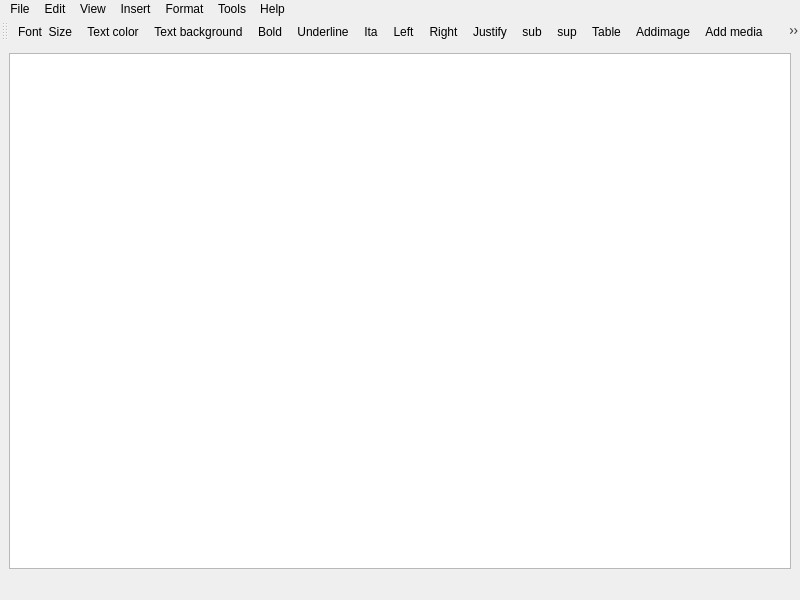
<?xml version="1.0" encoding="UTF-8"?>
<ui version="4.0">
 <class>writer</class>
 <widget class="QMainWindow" name="writer">
  <property name="geometry">
   <rect>
    <x>0</x>
    <y>0</y>
    <width>800</width>
    <height>600</height>
   </rect>
  </property>
  <property name="windowTitle">
   <string>MainWindow</string>
  </property>
  <property name="styleSheet">
   <string notr="true">border-color: qlineargradient(spread:pad, x1:0, y1:0, x2:1, y2:1, stop:0 rgba(0, 0, 0, 255), stop:1 rgba(255, 255, 255, 255));</string>
  </property>
  <widget class="QWidget" name="centralwidget">
   <layout class="QGridLayout" name="gridLayout">
    <item row="0" column="0">
     <widget class="QTextEdit" name="textEdit">
      <property name="html">
       <string>&lt;!DOCTYPE HTML PUBLIC &quot;-//W3C//DTD HTML 4.0//EN&quot; &quot;http://www.w3.org/TR/REC-html40/strict.dtd&quot;&gt;
&lt;html&gt;&lt;head&gt;&lt;meta name=&quot;qrichtext&quot; content=&quot;1&quot; /&gt;&lt;style type=&quot;text/css&quot;&gt;
p, li { white-space: pre-wrap; }
&lt;/style&gt;&lt;/head&gt;&lt;body style=&quot; font-family:'Noto Sans'; font-size:10pt; font-weight:400; font-style:normal;&quot;&gt;
&lt;p style=&quot;-qt-paragraph-type:empty; margin-top:0px; margin-bottom:0px; margin-left:0px; margin-right:0px; -qt-block-indent:0; text-indent:0px;&quot;&gt;&lt;br /&gt;&lt;/p&gt;
&lt;p style=&quot;-qt-paragraph-type:empty; margin-top:0px; margin-bottom:0px; margin-left:0px; margin-right:0px; -qt-block-indent:0; text-indent:0px;&quot;&gt;&lt;br /&gt;&lt;/p&gt;&lt;/body&gt;&lt;/html&gt;</string>
      </property>
      <property name="placeholderText">
       <string notr="true">Write here...</string>
      </property>
     </widget>
    </item>
   </layout>
  </widget>
  <widget class="QMenuBar" name="menubar">
   <property name="geometry">
    <rect>
     <x>0</x>
     <y>0</y>
     <width>800</width>
     <height>23</height>
    </rect>
   </property>
   <widget class="QMenu" name="menuFile">
    <property name="title">
     <string>File</string>
    </property>
    <addaction name="actionNew"/>
    <addaction name="actionSave"/>
    <addaction name="actionSave_As"/>
    <addaction name="separator"/>
    <addaction name="actionOpen"/>
    <addaction name="actionClose"/>
    <addaction name="separator"/>
    <addaction name="actionLanguage"/>
    <addaction name="actionDoccuments_Detail"/>
    <addaction name="actionPage_setup"/>
    <addaction name="actionPrint"/>
   </widget>
   <widget class="QMenu" name="menuEdit">
    <property name="title">
     <string>Edit</string>
    </property>
    <addaction name="actionUndo"/>
    <addaction name="actionRedo"/>
    <addaction name="separator"/>
    <addaction name="actionCopy"/>
    <addaction name="actionCut"/>
    <addaction name="actionPast"/>
    <addaction name="actionSelect_all"/>
    <addaction name="separator"/>
    <addaction name="separator"/>
    <addaction name="actionFind_and_replace"/>
   </widget>
   <widget class="QMenu" name="menuView">
    <property name="title">
     <string>View</string>
    </property>
    <addaction name="actionToolbar"/>
    <addaction name="actionSide_bar"/>
    <addaction name="actionRule"/>
   </widget>
   <widget class="QMenu" name="menuInsert">
    <property name="title">
     <string>Insert</string>
    </property>
   </widget>
   <widget class="QMenu" name="menuFormat">
    <property name="title">
     <string>Format</string>
    </property>
   </widget>
   <widget class="QMenu" name="menuTools">
    <property name="title">
     <string>Tools</string>
    </property>
   </widget>
   <widget class="QMenu" name="menuHelp">
    <property name="title">
     <string>Help</string>
    </property>
   </widget>
   <addaction name="menuFile"/>
   <addaction name="menuEdit"/>
   <addaction name="menuView"/>
   <addaction name="menuInsert"/>
   <addaction name="menuFormat"/>
   <addaction name="menuTools"/>
   <addaction name="menuHelp"/>
  </widget>
  <widget class="QStatusBar" name="statusbar"/>
  <widget class="QToolBar" name="toolBar">
   <property name="windowTitle">
    <string>toolBar</string>
   </property>
   <attribute name="toolBarArea">
    <enum>TopToolBarArea</enum>
   </attribute>
   <attribute name="toolBarBreak">
    <bool>false</bool>
   </attribute>
   <addaction name="actionFont"/>
   <addaction name="actionText_color"/>
   <addaction name="actionText_background"/>
   <addaction name="actionBold"/>
   <addaction name="actionUnderline"/>
   <addaction name="actionItalic"/>
   <addaction name="actionleft"/>
   <addaction name="actionRight"/>
   <addaction name="actionJustify"/>
   <addaction name="actionsub"/>
   <addaction name="actionsup"/>
   <addaction name="actionTable"/>
   <addaction name="actionAddimage"/>
   <addaction name="actionAdd_media"/>
   <addaction name="actionCreate_Timeline"/>
   <addaction name="actionPrint"/>
  </widget>
  <action name="actionNew">
   <property name="text">
    <string>New</string>
   </property>
  </action>
  <action name="actionSave">
   <property name="text">
    <string>Save</string>
   </property>
  </action>
  <action name="actionSave_As">
   <property name="text">
    <string>Save As</string>
   </property>
  </action>
  <action name="actionOpen">
   <property name="text">
    <string>Open</string>
   </property>
  </action>
  <action name="actionClose">
   <property name="text">
    <string>Close</string>
   </property>
  </action>
  <action name="actionLanguage">
   <property name="text">
    <string>Language</string>
   </property>
  </action>
  <action name="actionDoccuments_Detail">
   <property name="text">
    <string>Doccuments Details</string>
   </property>
  </action>
  <action name="actionPage_setup">
   <property name="text">
    <string>Page setup</string>
   </property>
  </action>
  <action name="actionPrint">
   <property name="icon">
    <iconset>
     <normaloff>:/Downloads/pdf.svg</normaloff>:/Downloads/pdf.svg</iconset>
   </property>
   <property name="text">
    <string>Print</string>
   </property>
  </action>
  <action name="actionUndo">
   <property name="text">
    <string>Undo</string>
   </property>
  </action>
  <action name="actionRedo">
   <property name="text">
    <string>Redo</string>
   </property>
  </action>
  <action name="actionAddimage">
   <property name="icon">
    <iconset resource="resource.qrc">
     <normaloff>:/Documents/icon for menutoolbar/add.svg</normaloff>:/Documents/icon for menutoolbar/add.svg</iconset>
   </property>
   <property name="text">
    <string>Addimage</string>
   </property>
  </action>
  <action name="actionAdd_media">
   <property name="icon">
    <iconset resource="resource.qrc">
     <normaloff>:/Documents/icon for menutoolbar/add (1).svg</normaloff>:/Documents/icon for menutoolbar/add (1).svg</iconset>
   </property>
   <property name="text">
    <string>Add media</string>
   </property>
  </action>
  <action name="actionTable">
   <property name="icon">
    <iconset>
     <normaloff>:/Documents/edit-tools (2).svg</normaloff>:/Documents/edit-tools (2).svg</iconset>
   </property>
   <property name="text">
    <string>Table</string>
   </property>
  </action>
  <action name="actionCreate_Timeline">
   <property name="icon">
    <iconset resource="resource.qrc">
     <normaloff>:/Documents/icon for menutoolbar/graph.svg</normaloff>:/Documents/icon for menutoolbar/graph.svg</iconset>
   </property>
   <property name="text">
    <string>Create Timeline</string>
   </property>
  </action>
  <action name="actionFont">
   <property name="icon">
    <iconset>
     <normaloff>:/text.svg</normaloff>:/text.svg</iconset>
   </property>
   <property name="text">
    <string>Font &amp; Size</string>
   </property>
  </action>
  <action name="actionBold">
   <property name="checkable">
    <bool>true</bool>
   </property>
   <property name="checked">
    <bool>false</bool>
   </property>
   <property name="enabled">
    <bool>true</bool>
   </property>
   <property name="icon">
    <iconset resource="Resource12.qrc">
     <normaloff>:/bold.svg</normaloff>:/bold.svg</iconset>
   </property>
   <property name="text">
    <string>Bold</string>
   </property>
   <property name="font">
    <font/>
   </property>
   <property name="priority">
    <enum>QAction::NormalPriority</enum>
   </property>
  </action>
  <action name="actionItalic">
   <property name="checkable">
    <bool>true</bool>
   </property>
   <property name="icon">
    <iconset>
     <normaloff>:/Documents/icon for menutoolbar/text (2).svg</normaloff>:/Documents/icon for menutoolbar/text (2).svg</iconset>
   </property>
   <property name="text">
    <string>Ita</string>
   </property>
  </action>
  <action name="actionRight">
   <property name="icon">
    <iconset>
     <normaloff>:/Documents/icon for menutoolbar/right-align.svg</normaloff>:/Documents/icon for menutoolbar/right-align.svg</iconset>
   </property>
   <property name="text">
    <string>Right</string>
   </property>
  </action>
  <action name="actionJustify">
   <property name="icon">
    <iconset resource="Resource12.qrc">
     <normaloff>:/text (2).svg</normaloff>:/text (2).svg</iconset>
   </property>
   <property name="text">
    <string>Justify</string>
   </property>
  </action>
  <action name="actionText_color">
   <property name="icon">
    <iconset resource="Resource12.qrc">
     <normaloff>:/text-tool.svg</normaloff>:/text-tool.svg</iconset>
   </property>
   <property name="text">
    <string>Text color</string>
   </property>
  </action>
  <action name="actionText_background">
   <property name="icon">
    <iconset resource="Resource12.qrc">
     <normaloff>:/background (1).svg</normaloff>:/background (1).svg</iconset>
   </property>
   <property name="text">
    <string>Text background</string>
   </property>
  </action>
  <action name="actionleft">
   <property name="icon">
    <iconset resource="Resource12.qrc">
     <normaloff>:/text (1).svg</normaloff>:/text (1).svg</iconset>
   </property>
   <property name="text">
    <string>Left</string>
   </property>
  </action>
  <action name="actionsub">
   <property name="icon">
    <iconset resource="resource.qrc">
     <normaloff>:/kpworks/subscript.svg</normaloff>:/kpworks/subscript.svg</iconset>
   </property>
   <property name="text">
    <string>sub</string>
   </property>
  </action>
  <action name="actionsup">
   <property name="icon">
    <iconset resource="resource.qrc">
     <normaloff>:/kpworks/superscript.svg</normaloff>:/kpworks/superscript.svg</iconset>
   </property>
   <property name="text">
    <string>sup</string>
   </property>
  </action>
  <action name="actionCopy">
   <property name="text">
    <string>Copy</string>
   </property>
  </action>
  <action name="actionCut">
   <property name="text">
    <string>Cut</string>
   </property>
  </action>
  <action name="actionPast">
   <property name="text">
    <string>Past</string>
   </property>
  </action>
  <action name="actionToolbar">
   <property name="text">
    <string>Toolbar</string>
   </property>
  </action>
  <action name="actionSide_bar">
   <property name="text">
    <string>Side bar</string>
   </property>
  </action>
  <action name="actionRule">
   <property name="text">
    <string>Ruler</string>
   </property>
  </action>
  <action name="actionSelect_all">
   <property name="text">
    <string>Select all</string>
   </property>
  </action>
  <action name="actionFind_and_replace">
   <property name="text">
    <string>Find and replace</string>
   </property>
  </action>
  <action name="actionUnderline">
   <property name="icon">
    <iconset resource="resource.qrc">
     <normaloff>:/kpworks/underline.svg</normaloff>:/kpworks/underline.svg</iconset>
   </property>
   <property name="text">
    <string>Underline</string>
   </property>
  </action>
 </widget>
 <resources>
  <include location="Resource12.qrc"/>
  <include location="resource.qrc"/>
 </resources>
 <connections/>
</ui>
